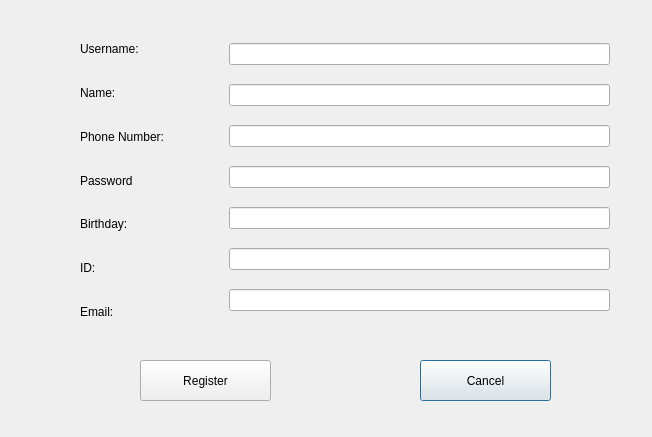
<?xml version="1.0" encoding="UTF-8"?>
<ui version="4.0">
 <class>Register</class>
 <widget class="QDialog" name="Register">
  <property name="geometry">
   <rect>
    <x>0</x>
    <y>0</y>
    <width>652</width>
    <height>437</height>
   </rect>
  </property>
  <property name="windowTitle">
   <string>Dialog</string>
  </property>
  <widget class="QWidget" name="verticalLayoutWidget">
   <property name="geometry">
    <rect>
     <x>80</x>
     <y>30</y>
     <width>121</width>
     <height>301</height>
    </rect>
   </property>
   <layout class="QVBoxLayout" name="verticalLayout">
    <item>
     <widget class="QLabel" name="label">
      <property name="text">
       <string>Username:</string>
      </property>
     </widget>
    </item>
    <item>
     <widget class="QLabel" name="label_3">
      <property name="text">
       <string>Name:</string>
      </property>
     </widget>
    </item>
    <item>
     <widget class="QLabel" name="label_4">
      <property name="text">
       <string>Phone Number:</string>
      </property>
     </widget>
    </item>
    <item>
     <widget class="QLabel" name="label_7">
      <property name="text">
       <string>Password</string>
      </property>
     </widget>
    </item>
    <item>
     <widget class="QLabel" name="label_5">
      <property name="text">
       <string>Birthday:</string>
      </property>
     </widget>
    </item>
    <item>
     <widget class="QLabel" name="label_6">
      <property name="text">
       <string>ID:</string>
      </property>
     </widget>
    </item>
    <item>
     <widget class="QLabel" name="label_2">
      <property name="text">
       <string>Email:</string>
      </property>
     </widget>
    </item>
   </layout>
  </widget>
  <widget class="QWidget" name="verticalLayoutWidget_2">
   <property name="geometry">
    <rect>
     <x>229</x>
     <y>30</y>
     <width>381</width>
     <height>301</height>
    </rect>
   </property>
   <layout class="QVBoxLayout" name="verticalLayout_2">
    <item>
     <widget class="QLineEdit" name="User_Line"/>
    </item>
    <item>
     <widget class="QLineEdit" name="Name_Line"/>
    </item>
    <item>
     <widget class="QLineEdit" name="Phone_Line"/>
    </item>
    <item>
     <widget class="QLineEdit" name="Pass_Line"/>
    </item>
    <item>
     <widget class="QLineEdit" name="Birthday_Line"/>
    </item>
    <item>
     <widget class="QLineEdit" name="ID_Line"/>
    </item>
    <item>
     <widget class="QLineEdit" name="Emai_Line"/>
    </item>
   </layout>
  </widget>
  <widget class="QPushButton" name="Cancel_Button">
   <property name="geometry">
    <rect>
     <x>420</x>
     <y>360</y>
     <width>131</width>
     <height>41</height>
    </rect>
   </property>
   <property name="text">
    <string>Cancel</string>
   </property>
  </widget>
  <widget class="QPushButton" name="Register_Button">
   <property name="geometry">
    <rect>
     <x>140</x>
     <y>360</y>
     <width>131</width>
     <height>41</height>
    </rect>
   </property>
   <property name="text">
    <string>Register</string>
   </property>
  </widget>
 </widget>
 <resources/>
 <connections/>
</ui>
